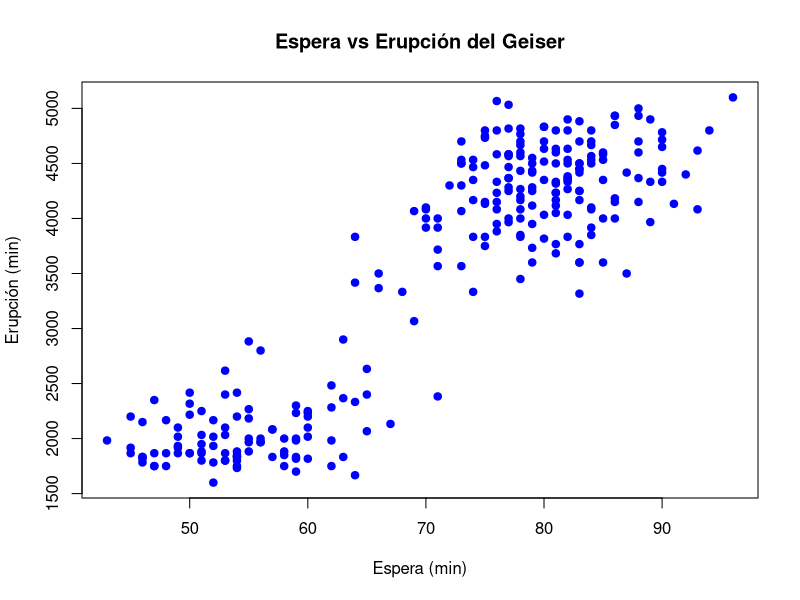
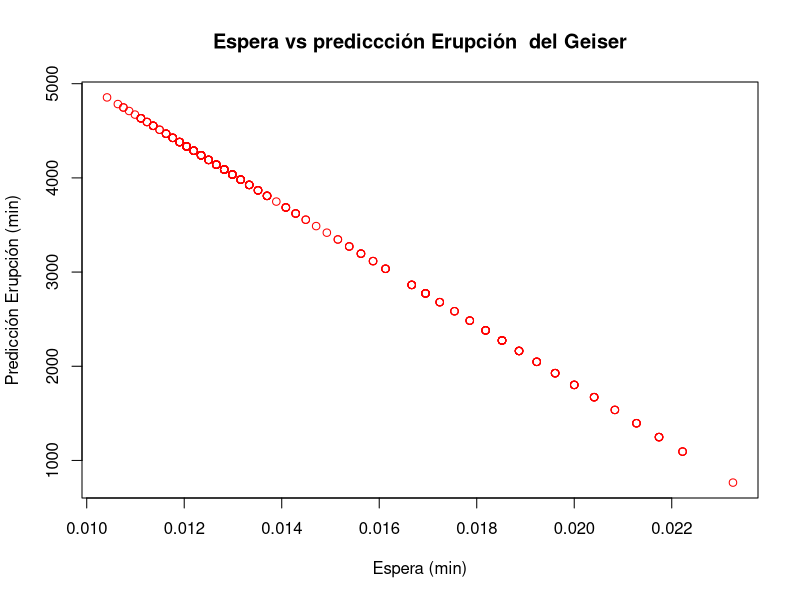
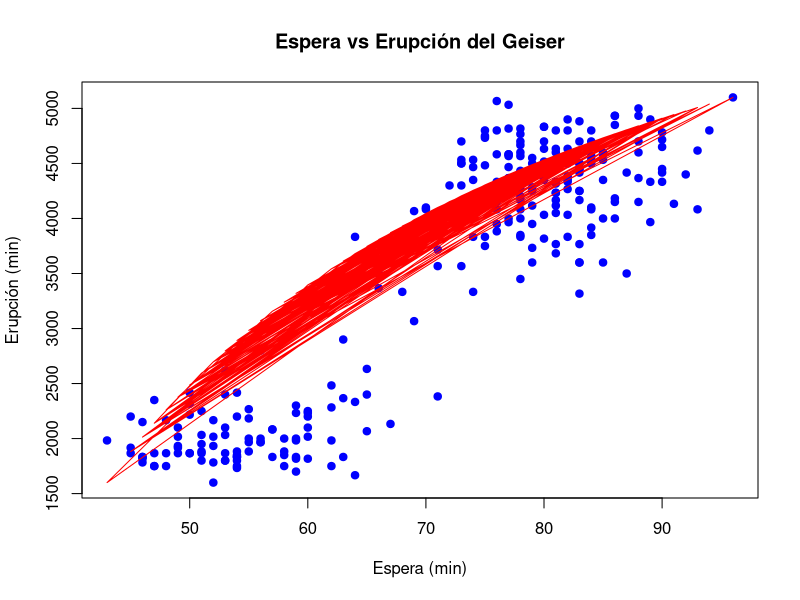

The R source for these figures, in order:
## ---- chunk 1
knitr::opts_chunk$set(echo = TRUE)
library(openxlsx)
library(here)
## ---- chunk 2
geiser <- read.xlsx(here("mrl/class26022026/geiser.xlsx"), sheet = 1)
## ---- chunk 3
plot(
  geiser$espera,
  geiser$erupcion,
  main = "Espera vs Erupción del Geiser",
  xlab = "Espera (min)",
  ylab = "Erupción (min)",
  pch = 19,
  col = "blue"
)
## ---- chunk 4
geiser$reciprocal_espera <- 1 / geiser$espera
geiser_reciprocal_model <- lm(erupcion ~ reciprocal_espera, data = geiser)
summary(geiser_reciprocal_model)
## ---- chunk 5
geiser$predicted_reciprocal_erupcion <- predict(geiser_reciprocal_model)
plot(
  geiser$reciprocal_espera,
  geiser$predicted_reciprocal_erupcion,
  main = "Espera vs prediccción Erupción  del Geiser",
  xlab = "Espera (min)",
  ylab = "Predicción Erupción (min)",
  pch = 21,
  col = "red"
)
## ---- chunk 6
reciprocal_formula <- function(x) {
    coef(geiser_reciprocal_model)[1] + coef(geiser_reciprocal_model)[2] * (1 / x)
}
## ---- chunk 7
plot(
    geiser$espera,
    geiser$erupcion,
    main = "Espera vs Erupción del Geiser",
    xlab = "Espera (min)",
    ylab = "Erupción (min)",
    pch = 19,
    col = "blue"
)
par(new = T)
plot(
    geiser$espera,
    reciprocal_formula(geiser$espera),
    col = "red",
    type = "l",
    lwd = 1,
    xlab = "",
    ylab = "",
    axes = FALSE
)
